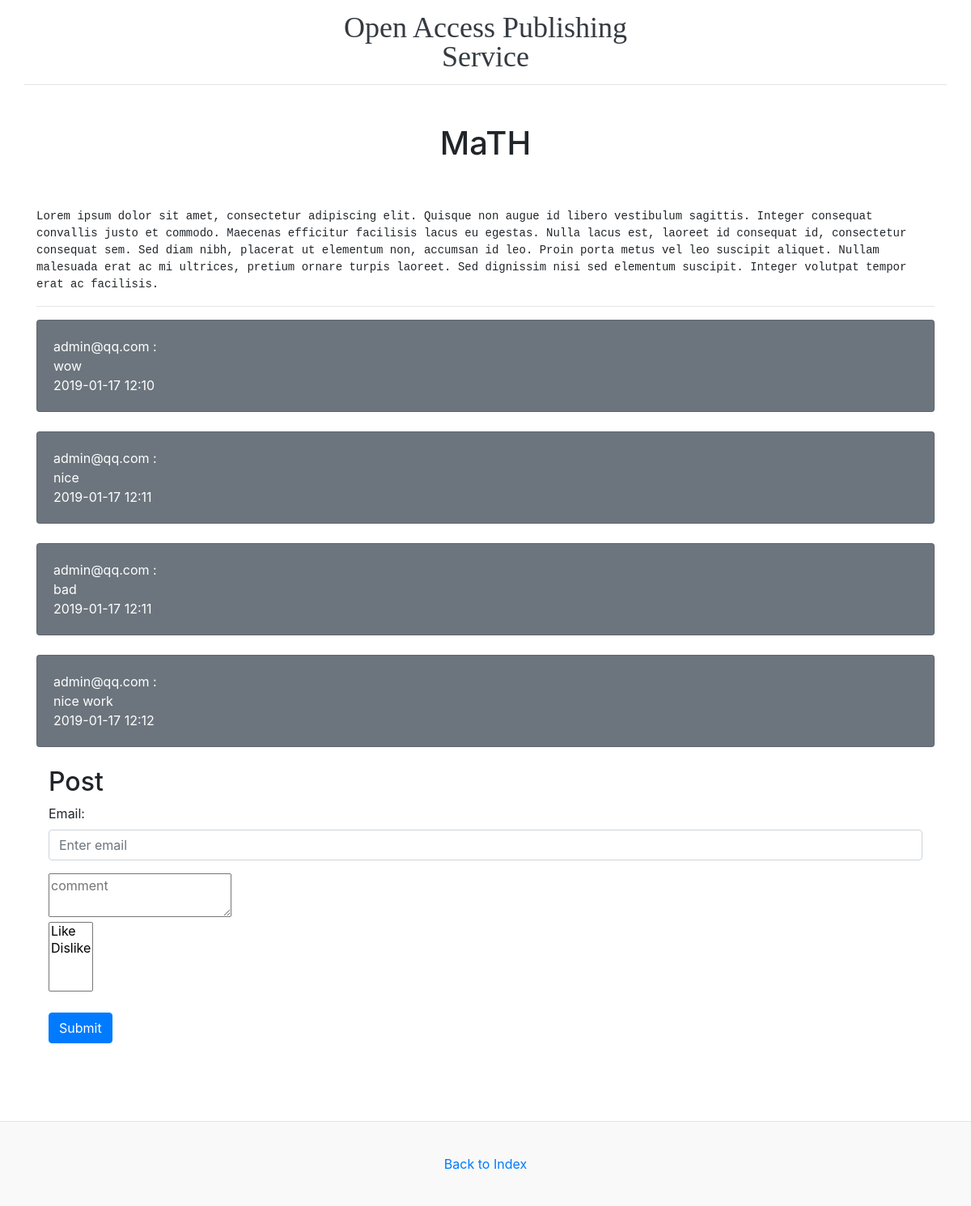
The app's page /article/1 with its own data.
### app.py (models this page shows)
class Article(db.Model):
    __tablename__ = 'articles'
    id = db.Column(db.Integer, primary_key=True)
    author_id = db.Column(db.Integer, db.ForeignKey('authors.id'))
    subject_id = db.Column(db.Integer, db.ForeignKey('subjects.id'))
    title = db.Column(db.String(50))
    body = db.Column(db.Text)
    comments = db.relationship('Comment', backref='article')
    time = db.Column(db.DateTime)
    like = db.Column(db.Integer)
    dislike = db.Column(db.Integer)

class Comment(db.Model):
    __tablename__ = 'comments'
    id = db.Column(db.Integer, primary_key=True)
    author_id = db.Column(db.Integer, db.ForeignKey('authors.id'))
    article_id = db.Column(db.Integer, db.ForeignKey('articles.id'))
    body = db.Column(db.Text)
    time = db.Column(db.DateTime)

class Author(db.Model):
    __tablename__= 'authors'
    id = db.Column(db.Integer, primary_key=True)
    mail = db.Column(db.String(50), unique=True)
    password = db.Column(db.String(50))
    articles = db.relationship('Article', backref='author')
    comments = db.relationship('Comment', backref='author')

### app.py (the view)
@app.route('/article/<article_id>')
def get_article(article_id):
    commentss = Comment.query.order_by(Comment.time.desc()).all()
    article = Article.query.filter(Article.id == article_id).first()
    return render_template('article.html', article=article, commentss=commentss)

### app.py (called while the page is built)
@app.before_request
def before_action():
    app.logger.debug('-------------------------------------------------request.path:' + request.path + '-------------------------------------------------------------------')
    if not request.path.startswith('/static') and not request.path == '/login':
        session['newurl'] = request.path
    if 'mail' not in session:
        if  request.path == '/admin':
            return redirect('/login')
    print(session.get('2'))

@app.after_request
def ip_count(response):
    if request.path.startswith('/article/'):
        article_id = request.path[request.path.rfind('/article/', 1):]
        print(article_id)
        session[article_id] = 66666;
    return response

### templates/article.html (shortened to what this page needs)
<!DOCTYPE html>
<html lang="en">
<head>
    {% include 'base.html' %}
</head>
<body>
{% include 'header.html' %}
<div class="container">
    <br><br>
    <h1 style="text-align: center">{{ article.title }}</h1><br><br>
    <pre>{{ article.body|safe }}</pre>
    <hr>
</div>
<div class="container">
    {% for commentss in article.comments %}
        <div class="card bg-secondary text-white">
            <div class="card-body">{{ commentss.author.mail }} :<br>{{ commentss.body }}<br>{{ commentss.time.strftime("%Y-%m-%d %H:%M") }}
            </div>
        </div><br>
    {% endfor %}
    <div class="container">
    <h2>Post</h2>
    <form name ='commenting' id='commenting'method="POST" action="{{ url_for('commenting')}}">
        <div class="form-group">
            <label for="email">Email:</label>
            <input type="email" class="form-control" id="author" placeholder="Enter email" name="author">
        </div>
        <textarea placeholder="comment" id="comment" name="comment"></textarea><br>
        <select multiple id="liked" name="liked">
            <option value="1">Like</option>
            <option value="2">Dislike</option>
        </select>
        <br><br>
        <button type="submit" class="btn btn-primary">Submit</button>
    </form>
    </div>
</div>
<br><br>
<br><br>
</body>
  <footer class="blog-footer">
      <p>
        <a href="/">Back to Index</a>
      </p>
    </footer>
</html>

### templates/article.html (style rules this page uses)
pre { white-space: pre-wrap !important; word-wrap: break-word !important; *white-space: normal !important; }

### records on screen
Article: title "MaTH", body "Lorem ipsum dolor sit amet, consectetur adipiscing elit. Quisque non augue id libero vestibulum sagittis. Integer consequat convallis justo et commodo. Maecenas efficitur facilisis lacus eu egestas. Nulla lacus est, laoreet id consequat id, consectetur consequat sem. Sed diam nibh, placerat ut elementum non, accumsan id leo. Proin porta metus vel leo suscipit aliquet. Nullam malesuada erat ac mi ultrices, pretium ornare turpis laoreet. Sed dignissim nisi sed elementum suscipit. Integer volutpat tempor erat ac facilisis."
Comment: author.mail "admin@qq.com", body "wow", time "2019-01-17 12:10"
Comment: author.mail "admin@qq.com", body "nice", time "2019-01-17 12:11"
Comment: author.mail "admin@qq.com", body "bad", time "2019-01-17 12:11"
Comment: author.mail "admin@qq.com", body "nice work", time "2019-01-17 12:12"
